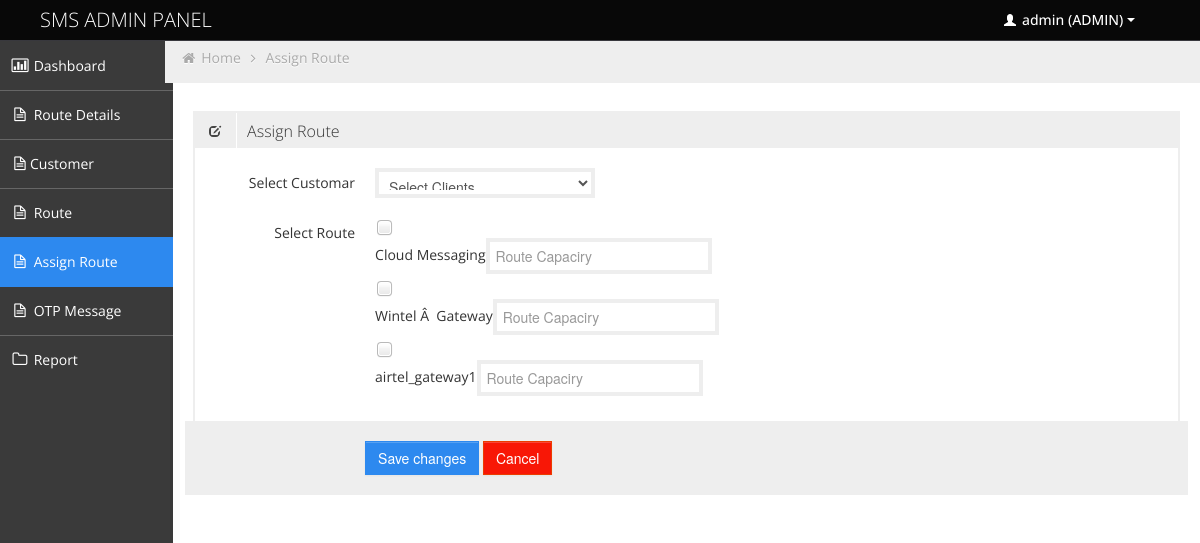
/assign_route.php (signed in), run on the app's committed database.
### tables this page shows
CREATE TABLE IF NOT EXISTS `route_api` (
  `route` int(11) NOT NULL AUTO_INCREMENT,
  `route_name` varchar(155) NOT NULL,
  `route_capacity` int(55) NOT NULL,
  `alert` int(11) NOT NULL,
  PRIMARY KEY (`route`)
);

### class/control_view.php (called while the page is built, shortened)
<?php
	function view_route(){
	   $sql = "SELECT route,route_name,route_capacity,alert FROM route_api  ORDER BY route ASC";
		$query = mysql_query($sql) or die (mysql_error());
		return $query;
	}
?>

### assign_route.php (the view, shortened to what this page needs)
<?php include('header_file.php');?>
<?php include('menu.php'); ?>
<?php include('date.php'); ?>
<?php include('class/control_view.php'); ?>
<div id="content" class="span10">
<ul class="breadcrumb">
<li>
	<i class="icon-home"></i>
	<a href="home.php">Home</a>
	<i class="icon-angle-right"></i>
</li>
<li><a href="#">Assign Route</a></li>
</ul>
<div class="row-fluid">
<div class="box span12">
	<div class="box-header" data-original-title="">
		<h2><i class="halflings-icon edit"></i><span class="break"></span>Assign Route</h2>
	</div>
	<div class="box-content">
	</div>
	<form  action="<?php echo htmlspecialchars($_SERVER['PHP_SELF']); ?>" method="POST" class="form-horizontal">
		<fieldset>
			<div class="control-group">
			<label class="control-label" for="selectError3">Select Customar</label>
			<div class="controls">
			  <select id="user_id" name="user_id">
			  <option value="">Select Clients</option>
			  </select>
			</div>
		  </div>
		  <div class="control-group">
			<label class="control-label">Select Route</label>
			<div class="controls">
				<?php
				$display_route = view_route();
				while ($view = mysql_fetch_assoc($display_route)) {
				echo "<input type='checkbox'  name='route_id[]'   value='" . $view['route'] . "'>
				<label class=''>" . $view['route_name'] . "<input type='text'  name='capacity[]' placeholder='Route Capaciry'> </label>";
				}
				?>
			</div>
		 </div>
		<div class="form-actions">
			<button type="submit" class="btn btn-primary">Save changes</button>
			<input type="reset" value="Cancel" class="btn btn-danger">
		</div>
		</fieldset>
	</form>
</div>
</div>
</div>
<?php include ('footer.php') ?>

### css/style.css (style rules this page uses)
body { background: #F5F5F5; color: #333; border: none; font-family: 'Open Sans', sans-serif; font-weight: 400; }
a { color: #646464; }
h2 { font-size: 16px; line-height: 16px; }
#content { background: #ffffff; filter: none; min-height: 100%; padding: 20px 20px; position: relative; }
.breadcrumb { margin: -28px -28px 28px -28px; line-height: 34px; background: #eee; border: 0px; color: #aaa; -webkit-box-shadow: none; -moz-box-shadow: none; box-shadow: none; -webkit-border-radius: 0px; -moz-border-radius: 0px; border-radius: 0px; }
.breadcrumb a { color: #aaa; text-shadow: 0px 1px 1px #fff; }
.box { border: 2px solid #eee; background: #fff !important; margin-bottom: 28px; }
.box-header { height: 16px; font-size: 16px; line-height: 16px; padding: 10px; background: #eee; -webkit-box-shadow: none; -moz-box-shadow: none; box-shadow: none; overflow: hidden; }
.box-header h2 { float:left; margin-top: 0px; font-weight: 300; }
.box-header h2 i { margin: 0px 3px 0px 4px; opacity: .8; filter: alpha(opacity=80); -ms-filter:"progid:DXImageTransform.Microsoft.Alpha(Opacity=80)"; }
.box-content { position: relative; z-index: 50; margin-top: -1px; padding: 10px; background: #fff !important; }
.form-actions { padding: 19px 20px 20px; margin: 20px -10px -30px -10px; background-color: #eee; border-top: 1px solid #eee; *zoom: 1; }
.form-actions:before, .form-actions:after { display: table; line-height: 0; content: ""; }
.form-actions:after { clear: both; }
.btn { display: inline-block; padding: 6px 12px; margin-bottom: 0; font-size: 14px; font-weight: 500; line-height: 20px; text-align: center; white-space: nowrap; vertical-align: middle; cursor: pointer; border: 1px solid #a7a9aa; -webkit-border-radius: 0px !important; border-radius: 0px !important; }
.btn { color: #ffffff; background-color: #a7a9aa; border-color: #a7a9aa; background-image: none; filter: none; text-shadow: none; }
.btn-primary { background-color: #2D89EF; border-color: #2D89EF; }
.btn-danger { background-color: #F81706; border-color: #EB3C00; }

### css/style-responsive.css (style rules this page uses)
@media (min-width: 1200px) { #content { width: 85.578%; padding: 28px; margin: 0px 0px; margin-left: 14.422% !important; } }

### css/halflings.css (style rules this page uses)
html, html .halflings { -webkit-font-smoothing: antialiased !important; }
.halflings-icon { display: inline-block; width: 14px; height: 14px; line-height: 14px; vertical-align: text-top; background-image: url(../img/glyphicons_halflings.svg); background-position: 0 0; background-repeat: no-repeat; vertical-align: top; *display: inline; *zoom: 1; *margin-right: .3em; }
.halflings-icon.edit { background-position: -96px -72px; }

### data on the page
route_api: route_name "Cloud Messaging"
route_api: route_name "Wintel Â Gateway"
route_api: route_name "airtel_gateway1"

### other printed values
$_SESSION['NAME'] "admin"
$_SESSION['ADMIN'] "ADMIN"
